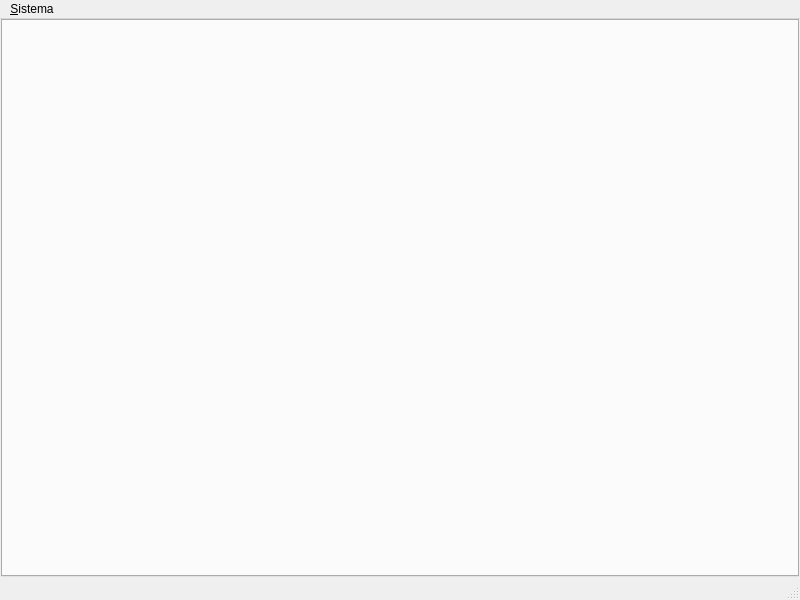
<?xml version="1.0" encoding="UTF-8"?>
<ui version="4.0">
 <class>MainWindow</class>
 <widget class="QMainWindow" name="MainWindow">
  <property name="windowTitle" stdset="0">
   <string>Controle</string>
  </property>
  <property name="geometry" stdset="0">
   <rect>
    <x>0</x>
    <y>0</y>
    <width>800</width>
    <height>600</height>
   </rect>
  </property>
  <widget class="QWidget" name="centralwidget">
   <layout class="QVBoxLayout" name="verticalLayout">
    <property name="leftMargin">
     <number>1</number>
    </property>
    <property name="topMargin">
     <number>0</number>
    </property>
    <property name="rightMargin">
     <number>1</number>
    </property>
    <property name="bottomMargin">
     <number>1</number>
    </property>
    <item>
     <widget class="QTabWidget" name="tabWidget">
      <property name="currentIndex" stdset="0">
       <number>-1</number>
      </property>
     </widget>
    </item>
   </layout>
  </widget>
  <widget class="QMenuBar" name="menubar">
   <property name="geometry" stdset="0">
    <rect>
     <x>0</x>
     <y>0</y>
     <width>800</width>
     <height>21</height>
    </rect>
   </property>
   <widget class="QMenu" name="menu_Sistema">
    <property name="title" stdset="0">
     <string>&amp;Sistema</string>
    </property>
    <addaction name="action_Sair"/>
   </widget>
   <addaction name="menu_Sistema"/>
  </widget>
  <widget class="QStatusBar" name="statusbar"/>
  <action name="action_Sair">
   <property name="text" stdset="0">
    <string>Sai&amp;r</string>
   </property>
  </action>
 </widget>
 <resources/>
 <connections/>
</ui>
